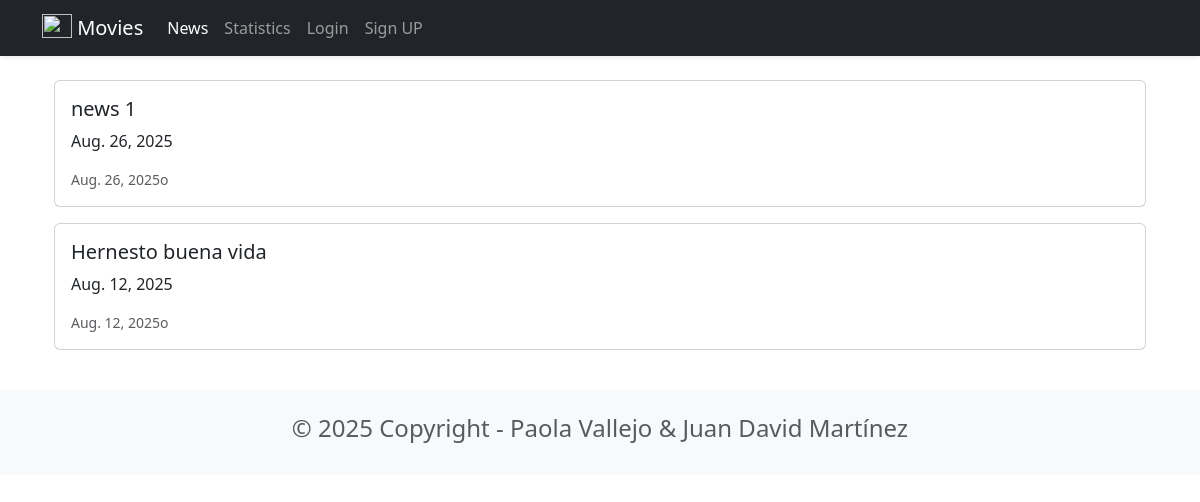
Page /news/ on the committed database.
### news/models.py (models this page shows, shortened)
class News(models.Model):
    headline = models.CharField(max_length=200)
    body = models.TextField()
    date = models.DateField()

### news/views.py (the view)
# urls.py: path('news/', include('news.urls')),
def news(request):
    newss = News.objects.all().order_by('-date')
    return render(request, 'news.html', {'newss':newss})

### news/templates/news.html
{% extends 'base.html' %}
{% block content %}
<div class="container">
    {% for news in newss %}
    <div class="card mb-3">
        <div class="row g0">
            <div class="col-md-8">
                <div class="card-body">
                    <h5 class="card-title">{{ news.headline}}</h5>
                    <p class="card-text">{{ news.date}}</p>
                    <p class="card-text"><small class="text-muted">{{ news.date}}o</small></p>
                </div>
            </div>
        </div>
    </div>
    {% endfor %}
</div>
{%endblock content%}

### rows in the picture
News: headline "news 1", date "Aug. 26, 2025"
News: headline "Hernesto buena vida", date "Aug. 12, 2025"
